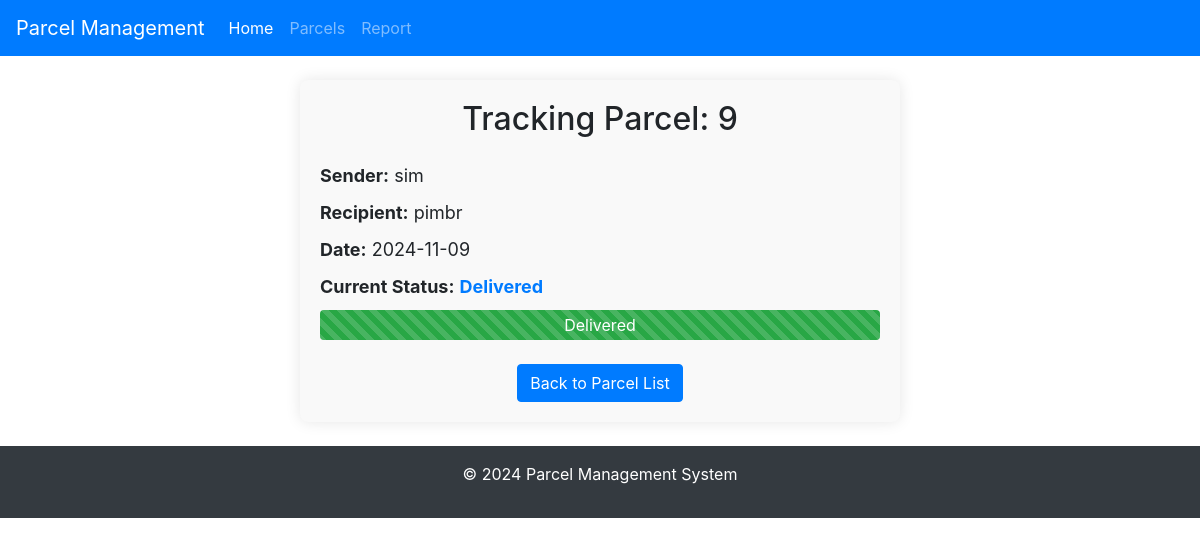
The page /track/4 on the database its author committed.
### app/models.py (models this page shows)
class Parcel(db.Model):
    id = db.Column(db.Integer, primary_key=True)
    parcel_id = db.Column(db.String(20), unique=True, nullable=False)
    sender = db.Column(db.String(100), nullable=False)
    recipient = db.Column(db.String(100), nullable=False)
    status = db.Column(db.String(50), nullable=False)
    date = db.Column(db.String(20), nullable=False)

### app/routes.py (the view)
@app.route('/track/<int:id>',methods=['GET'])
def track_parcel(id):
    parcel = Parcel.query.get(id)
    live_status = random.choice(TRACKING_STATUSES)
    return render_template('track_parcel.html', parcel=parcel, live_status=live_status)

### app/templates/track_parcel.html (shortened to what this page needs)
{% extends "layout.html" %}
{% block content %}
<div class="track-container">
    <h2 class="text-center mb-4">Tracking Parcel: {{ parcel.parcel_id }}</h2>
    <div class="track-info">
        <p><strong>Sender:</strong> {{ parcel.sender }}</p>
        <p><strong>Recipient:</strong> {{ parcel.recipient }}</p>
        <p><strong>Date:</strong> {{ parcel.date }}</p>
        <p><strong>Current Status:</strong> <span class="live-status">{{ live_status }}</span></p>
    </div>
    <div class="progress">
        <div class="progress-bar progress-bar-striped" role="progressbar" style="width:
        {% if live_status == 'Delivered' %}
            100%
        {% elif live_status == 'Out for Delivery' %}
            80%
        {% elif live_status == 'In Transit' %}
            50%
        {% elif live_status == 'Pending' %}
            25%
        {% else %}
            10%
        {% endif %}
        " aria-valuenow="50" aria-valuemin="0" aria-valuemax="100">
        {{ live_status }}
        </div>
    </div>
    <div class="mt-4 text-center">
        <a href="{{ url_for('parcel_list') }}" class="btn btn-primary">Back to Parcel List</a>
    </div>
</div>
{% endblock %}

### app/static/css/styles.css (style rules this page uses)
body { font-family: 'Arial', sans-serif; background-color: #f8f9fa; color: #212529; }
.btn-primary { background-color: #007bff; border-color: #007bff; }
.progress { height: 25px; background-color: #e9ecef; }
.progress-bar { background-color: #007bff; }

### app/templates/track_parcel.html (style rules this page uses)
.track-container { background-color: #f9f9f9; padding: 20px; border-radius: 8px; max-width: 600px; margin: 0 auto; box-shadow: 0 0 15px rgba(0, 0, 0, 0.1); }
.track-info p { font-size: 18px; margin-bottom: 10px; }
.live-status { font-weight: bold; color: #007bff; }
.progress { height: 30px; }
.progress-bar { font-size: 16px; line-height: 30px; background-color: #28a745; }

### rows shown on the page
Parcel: parcel_id "9", sender "sim", recipient "pimbr", date "2024-11-09"
